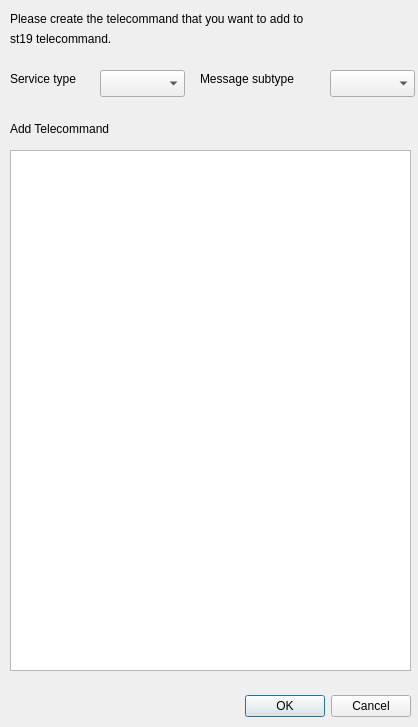
<?xml version="1.0" encoding="UTF-8"?>
<ui version="4.0">
 <class>AddTCView</class>
 <widget class="QDialog" name="AddTCView">
  <property name="geometry">
   <rect>
    <x>0</x>
    <y>0</y>
    <width>418</width>
    <height>727</height>
   </rect>
  </property>
  <property name="windowTitle">
   <string>Add Telecommand</string>
  </property>
  <widget class="QDialogButtonBox" name="buttonBox">
   <property name="geometry">
    <rect>
     <x>70</x>
     <y>690</y>
     <width>341</width>
     <height>32</height>
    </rect>
   </property>
   <property name="orientation">
    <enum>Qt::Horizontal</enum>
   </property>
   <property name="standardButtons">
    <set>QDialogButtonBox::Cancel|QDialogButtonBox::Ok</set>
   </property>
  </widget>
  <widget class="QComboBox" name="serviceComboBox">
   <property name="geometry">
    <rect>
     <x>100</x>
     <y>70</y>
     <width>85</width>
     <height>27</height>
    </rect>
   </property>
  </widget>
  <widget class="QLabel" name="label_4">
   <property name="geometry">
    <rect>
     <x>10</x>
     <y>30</y>
     <width>401</width>
     <height>17</height>
    </rect>
   </property>
   <property name="text">
    <string>st19 telecommand.</string>
   </property>
  </widget>
  <widget class="QPlainTextEdit" name="commandTextEdit">
   <property name="geometry">
    <rect>
     <x>10</x>
     <y>150</y>
     <width>401</width>
     <height>521</height>
    </rect>
   </property>
  </widget>
  <widget class="QLabel" name="label_2">
   <property name="geometry">
    <rect>
     <x>10</x>
     <y>70</y>
     <width>121</width>
     <height>17</height>
    </rect>
   </property>
   <property name="text">
    <string>Service type</string>
   </property>
  </widget>
  <widget class="QLabel" name="label">
   <property name="geometry">
    <rect>
     <x>10</x>
     <y>10</y>
     <width>401</width>
     <height>17</height>
    </rect>
   </property>
   <property name="text">
    <string>Please create the telecommand that you want to add to </string>
   </property>
  </widget>
  <widget class="QLabel" name="addTCLabel">
   <property name="geometry">
    <rect>
     <x>10</x>
     <y>120</y>
     <width>151</width>
     <height>17</height>
    </rect>
   </property>
   <property name="text">
    <string>Add Telecommand</string>
   </property>
  </widget>
  <widget class="QLabel" name="label_3">
   <property name="geometry">
    <rect>
     <x>200</x>
     <y>70</y>
     <width>121</width>
     <height>17</height>
    </rect>
   </property>
   <property name="text">
    <string>Message subtype</string>
   </property>
  </widget>
  <widget class="QComboBox" name="msgComboBox">
   <property name="geometry">
    <rect>
     <x>330</x>
     <y>70</y>
     <width>85</width>
     <height>27</height>
    </rect>
   </property>
  </widget>
 </widget>
 <resources/>
 <connections>
  <connection>
   <sender>buttonBox</sender>
   <signal>accepted()</signal>
   <receiver>AddTCView</receiver>
   <slot>accept()</slot>
   <hints>
    <hint type="sourcelabel">
     <x>248</x>
     <y>254</y>
    </hint>
    <hint type="destinationlabel">
     <x>157</x>
     <y>274</y>
    </hint>
   </hints>
  </connection>
  <connection>
   <sender>buttonBox</sender>
   <signal>rejected()</signal>
   <receiver>AddTCView</receiver>
   <slot>reject()</slot>
   <hints>
    <hint type="sourcelabel">
     <x>316</x>
     <y>260</y>
    </hint>
    <hint type="destinationlabel">
     <x>286</x>
     <y>274</y>
    </hint>
   </hints>
  </connection>
 </connections>
</ui>
